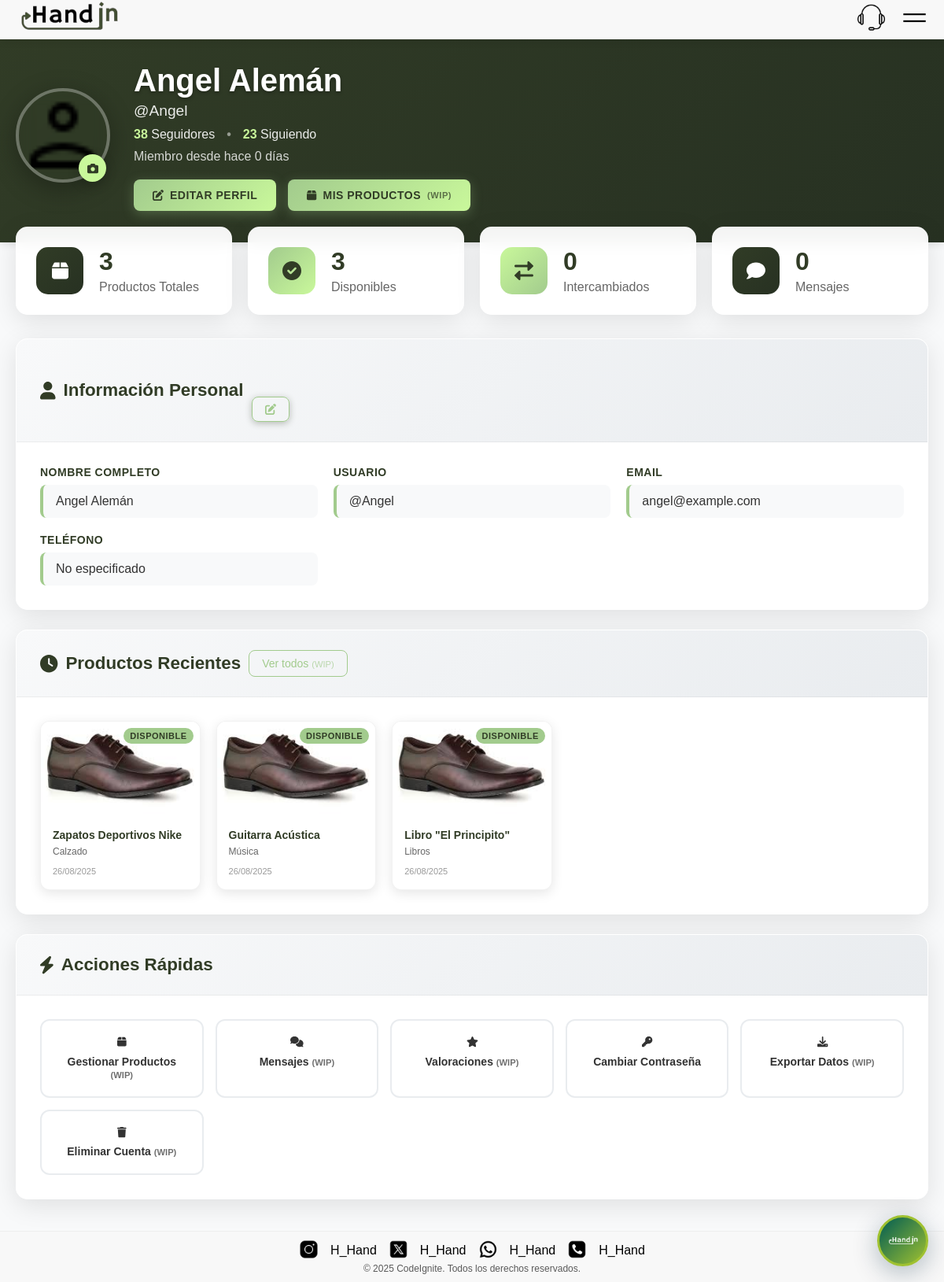
The app's page /perfil.php (signed in) with its own data.
### tables this page shows
CREATE TABLE usuarios (
     
    id INT PRIMARY KEY AUTO_INCREMENT,
    
    fullname VARCHAR(100) NOT NULL,

     
     
    username VARCHAR(50) UNIQUE NOT NULL,

    email VARCHAR(100) UNIQUE NOT NULL,
    
    phone VARCHAR(20) NOT NULL,

    password VARCHAR(255) NOT NULL,

    birthdate DATE NOT NULL,
    
     
     
     
    created_at TIMESTAMP DEFAULT CURRENT_TIMESTAMP,
    
     
     
    updated_at TIMESTAMP DEFAULT CURRENT_TIMESTAMP ON UPDATE CURRENT_TIMESTAMP
);

CREATE TABLE productos (

    id INT PRIMARY KEY AUTO_INCREMENT,
    
    user_id INT NOT NULL,
    

    nombre VARCHAR(100) NOT NULL,
    
    descripcion TEXT,
    
    imagen VARCHAR(255) NOT NULL,

    categoria VARCHAR(50),
    
     
     
     
     
     
     
    estado ENUM('disponible', 'intercambiado', 'reservado') DEFAULT 'disponible',
    
     
     
     
    created_at TIMESTAMP DEFAULT CURRENT_TIMESTAMP,
    
     
     
    updated_at TIMESTAMP DEFAULT CURRENT_TIMESTAMP ON UPDATE CURRENT_TIMESTAMP,

     
    FOREIGN KEY (user_id) REFERENCES usuarios(id) ON DELETE CASCADE
);

### includes/functions.php (called while the page is built, shortened)
<?php
function getCurrentUser() {
    $pdo = getConnection();
    $stmt = $pdo->prepare("SELECT id, fullname, username, email FROM usuarios WHERE id = ?");
    $stmt->execute([$_SESSION['user_id']]);
    return $stmt->fetch(PDO::FETCH_ASSOC);
}
?>

### perfil.php (the view, shortened to what this page needs)
<?php
require_once 'includes/functions.php';
$user = getCurrentUser();
$pdo = getConnection();
try {
    $stmt = $pdo->prepare("SELECT COUNT(*) as total FROM productos WHERE user_id = ?");
    $stmt->execute([$user['id']]);
    $totalProductos = $stmt->fetch()['total'];
    $stmt = $pdo->prepare("SELECT COUNT(*) as disponibles FROM productos WHERE user_id = ? AND estado = 'disponible'");
    $stmt->execute([$user['id']]);
    $productosDisponibles = $stmt->fetch()['disponibles'];
    $stmt = $pdo->prepare("SELECT COUNT(*) as intercambiados FROM productos WHERE user_id = ? AND estado = 'intercambiado'");
    $stmt->execute([$user['id']]);
    $productosIntercambiados = $stmt->fetch()['intercambiados'];
    $stmt = $pdo->prepare("SELECT COUNT(*) as mensajes FROM mensajes WHERE destinatario_id = ?");
    $stmt->execute([$user['id']]);
    $mensajesRecibidos = $stmt->fetch()['mensajes'];
    $seguidores = rand(5, 50);
    $siguiendo = rand(3, 30);
    $stmt = $pdo->prepare("
        SELECT nombre, categoria, estado, imagen, created_at
        FROM productos
        WHERE user_id = ?
        ORDER BY created_at DESC
        LIMIT 6
    ");
    $stmt->execute([$user['id']]);
    $productosRecientes = $stmt->fetchAll();
    $fechaRegistro = new DateTime($user['created_at'] ?? date('Y-m-d'));
    $fechaActual = new DateTime();
    $diasMiembro = $fechaActual->diff($fechaRegistro)->days;
} catch (Exception $e) {
    $totalProductos = 0;
    $productosDisponibles = 0;
    $productosIntercambiados = 0;
    $mensajesRecibidos = 0;
    $productosRecientes = [];
    $diasMiembro = 0;
}
include 'includes/header.php';
?>
<div class="profile-container">
    <div class="profile-header">
        <div class="profile-cover">
            <div class="profile-avatar-section">
                <div class="profile-avatar">
                    <img src="img/usuario.png" alt="Avatar de <?php echo htmlspecialchars($user['fullname']); ?>">
                    <button class="avatar-edit-btn" onclick="editAvatar()">
                        <i class="fas fa-camera"></i>
                    </button>
                </div>
                <div class="profile-basic-info">
                    <h1><?php echo htmlspecialchars($user['fullname']); ?></h1>
                    <p class="username">@<?php echo htmlspecialchars($user['username']); ?></p>
                    <div class="user-stats">
                        <span class="stat-item">
                            <strong><?php echo $seguidores; ?></strong> Seguidores
                        </span>
                        <span class="stat-divider">•</span>
                        <span class="stat-item">
                            <strong><?php echo $siguiendo; ?></strong> Siguiendo
                        </span>
                    </div>
                    <p class="member-since">Miembro desde hace <?php echo $diasMiembro; ?> días</p>
                    <div class="profile-actions">
                        <button class="btn btn-primary" onclick="editProfile()">
                            <i class="fas fa-edit"></i> Editar Perfil
                        </button>
                        <button class="btn btn-primary" onclick="showWipMessage('Mis Productos')">
                            <i class="fas fa-box"></i> Mis Productos <span style="font-size: 0.8em; opacity: 0.7;">(WIP)</span>
                        </button>
                    </div>
                </div>
            </div>
        </div>
    </div>
    <div class="profile-content">
        <div class="stats-grid">
            <div class="stat-card">
                <div class="stat-icon">
                    <i class="fas fa-box"></i>
                </div>
                <div class="stat-info">
                    <h3><?php echo $totalProductos; ?></h3>
                    <p>Productos Totales</p>
                </div>
            </div>
            <div class="stat-card">
                <div class="stat-icon available">
                    <i class="fas fa-check-circle"></i>
                </div>
                <div class="stat-info">
                    <h3><?php echo $productosDisponibles; ?></h3>
                    <p>Disponibles</p>
                </div>
            </div>
            <div class="stat-card">
                <div class="stat-icon exchanged">
                    <i class="fas fa-exchange-alt"></i>
                </div>
                <div class="stat-info">
                    <h3><?php echo $productosIntercambiados; ?></h3>
                    <p>Intercambiados</p>
                </div>
            </div>
            <div class="stat-card">
                <div class="stat-icon messages">
                    <i class="fas fa-comment"></i>
                </div>
                <div class="stat-info">
                    <h3><?php echo $mensajesRecibidos; ?></h3>
                    <p>Mensajes</p>
                </div>
            </div>
        </div>
        <div class="profile-sections">
            <div class="section-card">
                <div class="section-header">
                    <h2><i class="fas fa-user"></i> Información Personal</h2>
                    <button class="btn-edit" onclick="editPersonalInfo()">
                        <i class="fas fa-edit"></i>
                    </button>
                </div>
                <div class="section-content">
                    <div class="info-grid">
                        <div class="info-item">
                            <label>Nombre Completo</label>
                            <span><?php echo htmlspecialchars($user['fullname']); ?></span>
                        </div>
                        <div class="info-item">
                            <label>Usuario</label>
                            <span>@<?php echo htmlspecialchars($user['username']); ?></span>
                        </div>
                        <div class="info-item">
                            <label>Email</label>
                            <span><?php echo htmlspecialchars($user['email']); ?></span>
                        </div>
                        <div class="info-item">
                            <label>Teléfono</label>
                            <span><?php echo isset($user['phone']) ? htmlspecialchars($user['phone']) : 'No especificado'; ?></span>
                        </div>
                    </div>
                </div>
            </div>
            <div class="section-card">
                <div class="section-header">
                    <h2><i class="fas fa-clock"></i> Productos Recientes</h2>
                    <a href="#" onclick="showWipMessage('Mis Productos'); return false;" class="btn-view-all">Ver todos <span style="font-size: 0.8em; opacity: 0.7;">(WIP)</span></a>
                </div>
                <div class="section-content">
                    <?php if (empty($productosRecientes)): ?>
                        <div class="empty-state">
                            <i class="fas fa-box-open"></i>
                            <h3>No has publicado productos aún</h3>
                            <p>¡Publica tu primer producto y comienza a intercambiar!</p>
                            <button class="btn btn-primary" onclick="window.location.href='publicar-producto.php'">
                                <i class="fas fa-plus"></i> Publicar Producto
                            </button>
                        </div>
                    <?php else: ?>
                        <div class="products-grid">
                            <?php foreach ($productosRecientes as $producto): ?>
                                <div class="product-card-mini">
                                    <div class="product-image">
                                        <img src="<?php echo htmlspecialchars($producto['imagen']); ?>"
                                             alt="<?php echo htmlspecialchars($producto['nombre']); ?>"
                                             onerror="this.src='img/zapato.jpg'">
                                        <span class="product-status status-<?php echo $producto['estado']; ?>">
                                            <?php echo ucfirst($producto['estado']); ?>
                                        </span>
                                    </div>
                                    <div class="product-info">
                                        <h4><?php echo htmlspecialchars($producto['nombre']); ?></h4>
                                        <p><?php echo htmlspecialchars($producto['categoria'] ?: 'Sin categoría'); ?></p>
                                        <small><?php echo date('d/m/Y', strtotime($producto['created_at'])); ?></small>
                                    </div>
                                </div>
                            <?php endforeach; ?>
                        </div>
                    <?php endif; ?>
                </div>
            </div>
            <div class="section-card">
                <div class="section-header">
                    <h2><i class="fas fa-bolt"></i> Acciones Rápidas</h2>
                </div>
                <div class="section-content">
                    <div class="quick-actions">
                        <button class="quick-action-btn" onclick="showWipMessage('Gestionar Productos')">
                            <i class="fas fa-box"></i>
                            <span>Gestionar Productos <span style="font-size: 0.8em; opacity: 0.7;">(WIP)</span></span>
                        </button>
                        <button class="quick-action-btn" onclick="showWipMessage('Mensajes')">
                            <i class="fas fa-comments"></i>
                            <span>Mensajes <span style="font-size: 0.8em; opacity: 0.7;">(WIP)</span></span>
                        </button>
                        <button class="quick-action-btn" onclick="showWipMessage('Valoraciones')">
                            <i class="fas fa-star"></i>
                            <span>Valoraciones <span style="font-size: 0.8em; opacity: 0.7;">(WIP)</span></span>
                        </button>
                        <button class="quick-action-btn" onclick="changePassword()">
                            <i class="fas fa-key"></i>
                            <span>Cambiar Contraseña</span>
                        </button>
                        <button class="quick-action-btn" onclick="showWipMessage('Exportar Datos')">
                            <i class="fas fa-download"></i>
                            <span>Exportar Datos <span style="font-size: 0.8em; opacity: 0.7;">(WIP)</span></span>
                        </button>
                        <button class="quick-action-btn danger" onclick="showWipMessage('Eliminar Cuenta')">
                            <i class="fas fa-trash"></i>
                            <span>Eliminar Cuenta <span style="font-size: 0.8em; opacity: 0.7;">(WIP)</span></span>
                        </button>
                    </div>
                </div>
            </div>
        </div>
    </div>
</div>
<?php
include 'includes/footer.php';
?>

### css/style.css (style rules this page uses)
* { font-family: Arial, sans-serif; padding: 0; margin: 0; box-sizing: border-box; user-select: none; }
a { text-decoration: none; color: inherit; }
.btn-edit { display: flex; justify-content: center; color: white; padding: 8px 0px; margin: 6vh 0px 0px 0px; border-radius: 5px; border: none; font-weight: 600; cursor: pointer; transition: all 0.2s ease; display: flex; align-items: center; gap: 1px; text-transform: uppercase; letter-spacing: 0.5px; background: #273122; border: 1px solid rgba(255,255,255,0.2); box-shadow: 0 2px 8px rgba(39,49,34,0.3); }
.section-header { gap: 10px; }
.btn-edit { background: #273122; color: white; border: 1px solid rgba(255,255,255,0.2); box-shadow: 0 2px 8px rgba(39,49,34,0.3); }
body { min-height: 100vh; display: flex; flex-direction: column; padding-top: 70px; }

### records on screen
usuarios: fullname "Angel Alemán", username "Angel", email "angel@example.com"
productos: imagen (picture), estado "DISPONIBLE", nombre "Zapatos Deportivos Nike", categoria "Calzado", created_at "26/08/2025"
productos: imagen (picture), estado "DISPONIBLE", nombre "Guitarra Acústica", categoria "Música", created_at "26/08/2025"
productos: imagen (picture), estado "DISPONIBLE", nombre "Libro \"El Principito\"", categoria "Libros", created_at "26/08/2025"

### other values on screen
$diasMiembro "0"
$totalProductos "3"
$productosDisponibles "3"
$productosIntercambiados "0"
$mensajesRecibidos "0"
